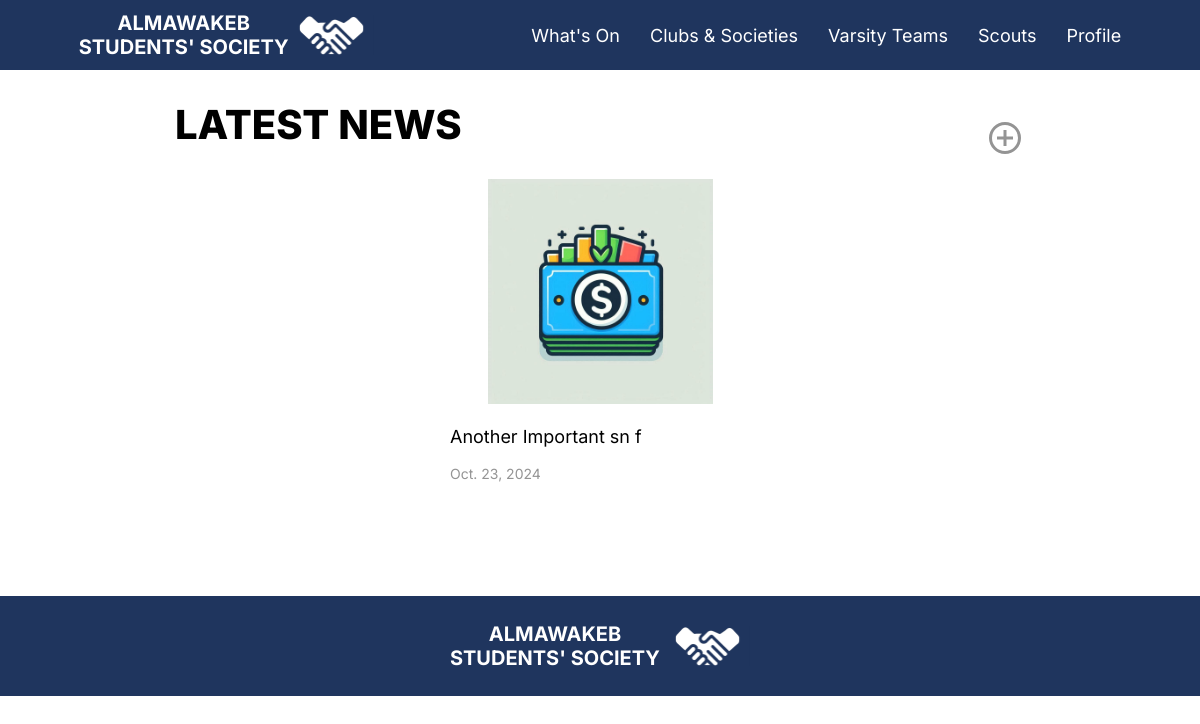
Screenshot of /News/ (signed in) with the database file from the repository.
### mainapp/models.py (models this page shows, shortened)
class News(models.Model):
    GROUP_CHOICES = [
        ('ngr', 'All Year Levels'),
        ('12', 'Senior'),
        ('11', 'Junior'),
        ('10', 'Sophomore'),
        ('9', 'Freshman'),
    ]
    GRADE_CHOICES = [
        ('nosec', 'All Sections'),
        ('A', 'A'),
        ('B', 'B'),
        ('C', 'C'),
        ('D', 'D'),
        ('E', 'E'),
        ('F', 'F'),
        ('G', 'G'),
        ('H', 'H'),
        ('I', 'I'),
        ('J', 'J'),
    ]
    author = models.ForeignKey(User, on_delete=models.CASCADE)
    cover = models.ImageField(upload_to='news_covers/')
    title =  models.CharField(max_length=100)
    text = models.TextField()
    published_date = models.DateTimeField(null=True, blank=True)
    summary = models.CharField(max_length=150)
    group = models.CharField(max_length=3, choices=GROUP_CHOICES,default="ngr")
    grade = models.CharField(max_length=5, choices=GRADE_CHOICES,default="nosec")
    highlight = models.BooleanField(default=False)
    approved = models.BooleanField(default=False)
    awaiting_approval = models.BooleanField(default=True)
    denied_reason = models.CharField(max_length=150, blank=True, null=True)
    links = models.ManyToManyField(Links, related_name='news_links', blank=True)
    typeitem = "news"

### mainapp/views.py (the view)
# urls.py: path("News/", views.News_View, name="news"),
def News_View(request):
    news = News.objects.all().order_by('-published_date')
    if hasattr(request.user, 'associated_student') and request.user.associated_student is not None:
        grlevel = str(request.user.associated_student.year_level)
        return render(request, "news.html", {'news': news, 'gradelevel': grlevel})
    else:
        return render(request, "news.html", {'news': news})

### templates/news.html (shortened to what this page needs)
{% extends 'Base.html' %}
{% load static %}
{% block content %}
<div class="profileRow">
    <p class="pageTitle">LATEST NEWS</p>
    {% if user.is_authenticated %}
    <a href="{% url 'create_news' %}">
        <button class="btn empty"><img src="{%static '../media/images/joinButton.svg' %}"></button>
    </a>
    {% endif %}
</div>
<div class="grid">
    {% for news in news %}
    {% if news.approved %}
    {% if news.group == "ngr" and news.grade == "nosec" %}
    <div>
        <a href="{% url 'news_detail' news.id %}">
            <img class="newsCover" src="{{ news.cover.url }}" alt="News Cover">
            <p class="text">{{ news.title }}</p>
            <p class="aboutText">{{ news.published_date|date:"N j, Y" }}</p>
        </a>
    </div>
    {% endif %}
    {% endif %}
    {% empty %}
    <p class="text">No news available.</p>
    {% endfor %}
</div>
{% endblock %}

### static/CSS/base.css (style rules this page uses)
a { text-decoration: none; }
.pageTitle { color: black; font-size: 40px; font-family: Inter; font-weight: 800; margin-top: 0px; margin-bottom: 30px; }
.text { color: black; font-size: 18px; font-family: Inter; font-weight: 400; }
.aboutText { color: #949494; font-size: 14px; font-family: Inter; font-weight: 400; }
.grid { display: grid; grid-gap: 25px; justify-items: center; grid-template-columns: repeat(auto-fit, minmax(300px, 1fr)); }
.newsCover { width: 300px; height: 225px; }
.btn { border: 1px solid #1F355E; width: 320px; height: 40px; border-radius: 10px; background-color: white; margin: 10px; color: #1F355E; font-family: 'Inter'; font-size: 14px; font-weight: 500; cursor: pointer; transition-duration: 0.2s; }
.btn.empty { border: none; width: unset; height: unset; background-color: transparent; margin: 0px; padding: 0px; }
.profileRow { display: flex; justify-content: space-between; align-items: center; }
img { object-fit: contain; }
div { font-family: 'Inter'; }

### rows the page displays
News: cover (picture), title "Another Important sn f", published_date "Oct. 23, 2024"
